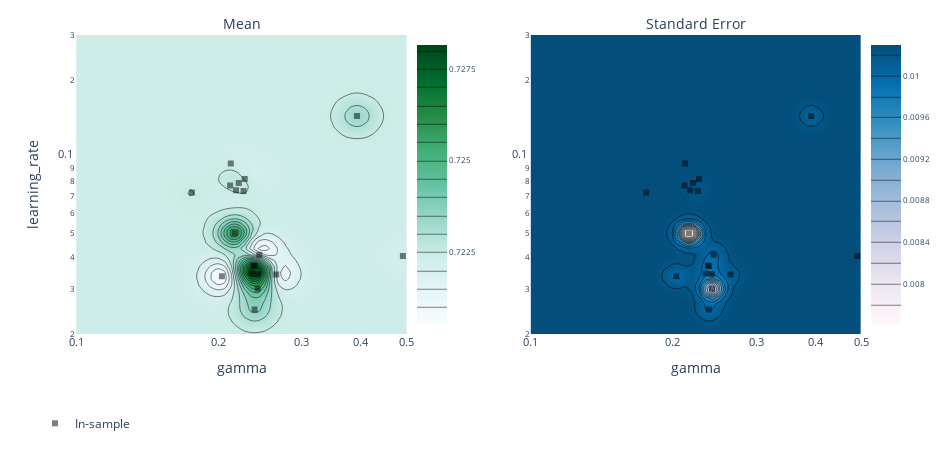

Notebook source saved alongside this figure:
### Code cell
from ax.plot.contour import plot_contour
from ax.utils.notebook.plotting import render, init_notebook_plotting

render(plot_contour(model=gpei, param_x='gamma', param_y='learning_rate', metric_name='accuracy', relative=False))

### Figure 1 — Plotly figure (JSON) as saved in the notebook; plotly's stock layout.template omitted (floating-point values rounded to 4 significant figures; data arrays with more than 128 entries replaced by an {"elided": "..."} marker saying what was removed)
{"data": [{"autocolorscale": false, "autocontour": true, "colorbar": {"tickfont": {"size": 8}, "ticksuffix": "", "x": 0.45, "y": 0.5}, "colorscale": [[0, "rgb(247,252,253)"], [0.125, "rgb(229,245,249)"], [0.25, "rgb(204,236,230)"], [0.375, "rgb(153,216,201)"], [0.5, "rgb(102,194,164)"], [0.625, "rgb(65,174,118)"], [0.75, "rgb(35,139,69)"], [0.875, "rgb(0,109,44)"], [1, "rgb(0,68,27)"]], "contours": {"coloring": "heatmap"}, "hoverinfo": "x+y+z", "ncontours": 25, "type": "contour", "x": [0.1, 0.1033, 0.1068, 0.1104, 0.114, 0.1178, 0.1218, 0.1258, 0.1301, 0.1344, 0.1389, 0.1435, 0.1483, 0.1533, 0.1584, 0.1637, 0.1691, 0.1748, 0.1806, 0.1867, 0.1929, 0.1993, 0.206, 0.2129, 0.22, 0.2273, 0.2349, 0.2427, 0.2508, 0.2592, 0.2679, 0.2768, 0.2861, 0.2956, 0.3055, 0.3157, 0.3262, 0.3371, 0.3484, 0.36, 0.372, 0.3845, 0.3973, 0.4106, 0.4243, 0.4384, 0.4531, 0.4682, 0.4838, 0.5], "xaxis": "x", "y": [0.02, 0.02114, 0.02234, 0.02361, 0.02495, 0.02637, 0.02786, 0.02945, 0.03112, 0.03289, 0.03476, 0.03673, 0.03882, 0.04103, 0.04336, 0.04582, 0.04842, 0.05118, 0.05408, 0.05716, 0.0604, 0.06384, 0.06746, 0.0713, 0.07535, 0.07963, 0.08415, 0.08894, 0.09399, 0.09933, 0.105, 0.1109, 0.1172, 0.1239, 0.1309, 0.1384, 0.1463, 0.1546, 0.1633, 0.1726, 0.1824, 0.1928, 0.2038, 0.2153, 0.2276, 0.2405, 0.2542, 0.2686, 0.2839, 0.3], "yaxis": "y", "z": {"elided": "50x50 float values"}, "zauto": true, "zmax": 0.7282, "zmin": -0.7282}, {"autocolorscale": false, "autocontour": true, "colorbar": {"tickfont": {"size": 8}, "ticksuffix": "", "x": 1, "y": 0.5}, "colorscale": [[0, "rgb(255,247,251)"], [0.1429, "rgb(236,231,242)"], [0.2857, "rgb(208,209,230)"], [0.4286, "rgb(166,189,219)"], [0.5714, "rgb(116,169,207)"], [0.7143, "rgb(54,144,192)"], [0.8571, "rgb(5,112,176)"], [1, "rgb(3,78,123)"]], "contours": {"coloring": "heatmap"}, "hoverinfo": "x+y+z", "ncontours": 25, "type": "contour", "x": [0.1, 0.1033, 0.1068, 0.1104, 0.114, 0.1178, 0.1218, 0.1258, 0.1301, 0.1344, 0.1389, 0.1435, 0.1483, 0.1533, 0.1584, 0.1637, 0.1691, 0.1748, 0.1806, 0.1867, 0.1929, 0.1993, 0.206, 0.2129, 0.22, 0.2273, 0.2349, 0.2427, 0.2508, 0.2592, 0.2679, 0.2768, 0.2861, 0.2956, 0.3055, 0.3157, 0.3262, 0.3371, 0.3484, 0.36, 0.372, 0.3845, 0.3973, 0.4106, 0.4243, 0.4384, 0.4531, 0.4682, 0.4838, 0.5], "xaxis": "x2", "y": [0.02, 0.02114, 0.02234, 0.02361, 0.02495, 0.02637, 0.02786, 0.02945, 0.03112, 0.03289, 0.03476, 0.03673, 0.03882, 0.04103, 0.04336, 0.04582, 0.04842, 0.05118, 0.05408, 0.05716, 0.0604, 0.06384, 0.06746, 0.0713, 0.07535, 0.07963, 0.08415, 0.08894, 0.09399, 0.09933, 0.105, 0.1109, 0.1172, 0.1239, 0.1309, 0.1384, 0.1463, 0.1546, 0.1633, 0.1726, 0.1824, 0.1928, 0.2038, 0.2153, 0.2276, 0.2405, 0.2542, 0.2686, 0.2839, 0.3], "yaxis": "y2", "z": {"elided": "50x50 float values"}}, {"hoverinfo": "text", "legendgroup": "In-sample", "marker": {"color": "black", "opacity": 0.5, "symbol": 1}, "mode": "markers", "name": "In-sample", "text": ["0_0", "1_0", "2_0", "3_0", "4_0", "5_0", "6_0", "7_0", "8_0", "9_0", "10_0", "11_0", "12_0", "13_0", "14_0", "15_0", "16_0", "17_0", "18_0"], "type": "scatter", "x": [0.2419, 0.3925, 0.1756, 0.2207, 0.4908, 0.2163, 0.2122, 0.2259, 0.2032, 0.2649, 0.2348, 0.2419, 0.2372, 0.2386, 0.2383, 0.2116, 0.2272, 0.2177, 0.2438], "xaxis": "x", "y": [0.03437, 0.144, 0.072, 0.07856, 0.04057, 0.04979, 0.09377, 0.07308, 0.03373, 0.03428, 0.03461, 0.03014, 0.0372, 0.03706, 0.02498, 0.07675, 0.08138, 0.07357, 0.04104], "yaxis": "y"}, {"hoverinfo": "text", "legendgroup": "In-sample", "marker": {"color": "black", "opacity": 0.5, "symbol": 1}, "mode": "markers", "name": "In-sample", "showlegend": false, "text": ["0_0", "1_0", "2_0", "3_0", "4_0", "5_0", "6_0", "7_0", "8_0", "9_0", "10_0", "11_0", "12_0", "13_0", "14_0", "15_0", "16_0", "17_0", "18_0"], "type": "scatter", "x": [0.2419, 0.3925, 0.1756, 0.2207, 0.4908, 0.2163, 0.2122, 0.2259, 0.2032, 0.2649, 0.2348, 0.2419, 0.2372, 0.2386, 0.2383, 0.2116, 0.2272, 0.2177, 0.2438], "xaxis": "x2", "y": [0.03437, 0.144, 0.072, 0.07856, 0.04057, 0.04979, 0.09377, 0.07308, 0.03373, 0.03428, 0.03461, 0.03014, 0.0372, 0.03706, 0.02498, 0.07675, 0.08138, 0.07357, 0.04104], "yaxis": "y2"}], "layout": {"annotations": [{"font": {"size": 14}, "showarrow": false, "text": "Mean", "x": 0.25, "xanchor": "center", "xref": "paper", "y": 1, "yanchor": "bottom", "yref": "paper"}, {"font": {"size": 14}, "showarrow": false, "text": "Standard Error", "x": 0.8, "xanchor": "center", "xref": "paper", "y": 1, "yanchor": "bottom", "yref": "paper"}], "autosize": false, "height": 450, "hovermode": "closest", "legend": {"orientation": "h", "x": 0, "y": -0.25}, "margin": {"b": 100, "l": 35, "pad": 0, "r": 35, "t": 35}, "width": 950, "xaxis": {"anchor": "y", "autorange": false, "domain": [0.05, 0.45], "exponentformat": "e", "range": [-1, -0.301], "tickfont": {"size": 11}, "tickmode": "auto", "title": {"text": "gamma"}, "type": "log"}, "xaxis2": {"anchor": "y2", "autorange": false, "domain": [0.6, 1], "exponentformat": "e", "range": [-1, -0.301], "tickfont": {"size": 11}, "tickmode": "auto", "title": {"text": "gamma"}, "type": "log"}, "yaxis": {"anchor": "x", "autorange": false, "domain": [0, 1], "exponentformat": "e", "range": [-1.699, -0.5229], "tickfont": {"size": 11}, "tickmode": "auto", "title": {"text": "learning_rate"}, "type": "log"}, "yaxis2": {"anchor": "x2", "autorange": false, "domain": [0, 1], "exponentformat": "e", "range": [-1.699, -0.5229], "tickfont": {"size": 11}, "tickmode": "auto", "type": "log"}}}
